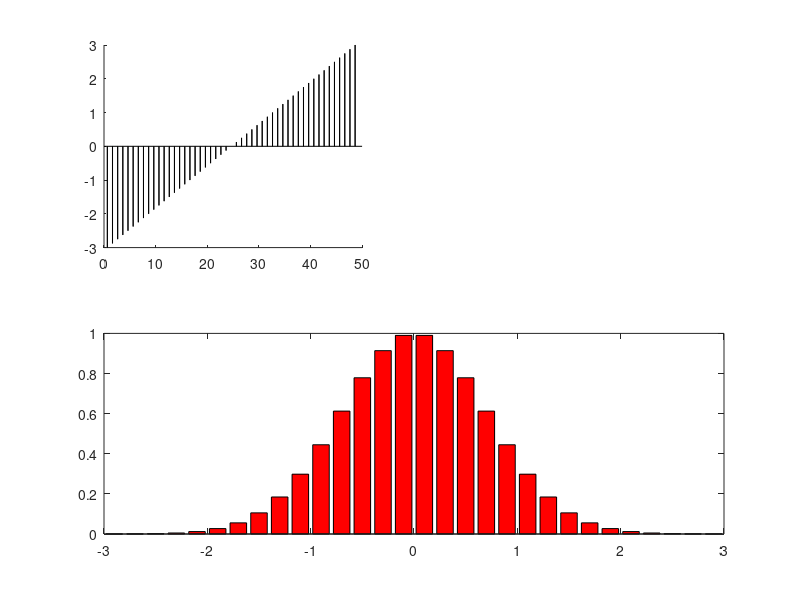

The MATLAB source for this figure: (Note: this script raises an error after producing the figure.)


x=linspace(0,2*pi,50);
subplot(2,1,1);
y=sin(x);
w=cos(x);
plot(x,y,'r');
title('sen x y cos x','fontsize',20);
xlabel('Valores de X','fontsize',14);
ylabel('Valores de Y','fontsize',14);
grid on
hold on
plot(x,w,'b')
legend('sen x','cos x')
subplot(2,1,2)
z=tan(x);
plot(x,z,'g'),grid
axis([0 2*pi -30 30])
title('tan x','fontsize',20);
xlabel('Valores de X','fontsize',14);
ylabel('Valores de Y','fontsize',14);

%-----------------

z= fix(rand(4,4)*10+1);
contourf(z,10); % Grafico de contorno de relleno muestra isolineas calculadas segun la matriz
colormap spring %Color segun las estaciones.

t= 0:pi/50:10*pi;
plot3(sin(t),cos(t),t);
grid on
axis square % La convierte cuadrada es decir, limites cuadrados.

[X,Y,Z] = peaks(10);
waterfall(X,Y,Z);

[X,Y] = meshgrid(-3:.125:3);%X matriz formada de filas segun x, Y matriz formada de columnas segun y.
[Rows, Cols] = size(X); % 49 49
for r = 1:Rows
    for c = 1:Cols
        Z(r,c) = sin(X(r,c)) + sin(Y(r,c));
    end
end
waterfall(X,Y,Z) % Efecto de cascada.


%-----------------------
x=-3:0.5:3;
bar(x);
bar(exp(-x.*x)); % Crea una grafica de barra segun los valores dados. y se toma de x.
bar(x,exp(-x.*x),'r');

%---------------------
a=importdata('baloto.csv');
a(:,1)=[];
a=a(:);
hist(a,45) % Histograma grafico ordena A segun el numero de contenedores "45".

%---------------------
x = [-2.9:0.2:2.9];
bar(exp(-x.*x)); 
bar(x, exp(-x.*x),'r')
y = round(rand(5,3)*10);
subplot(2,2,1)
bar(Y,'group')
title 'Group'
subplot(2,2,2) 
bar(Y,'stack')
title 'Stack'
subplot(2,2,3)
barh(Y,'stack')
title 'Stack'
subplot(2,2,4)
bar(Y,1.5)
title 'Width = 1.5'

y = cool(7);
subplot(3,2,1)
bar3(Y,'detached')
title('Detached')
subplot(3,2,2)
bar3(Y,0.25,'detached')
title('Width = 0.25')
subplot(3,2,3)
bar3(Y,'grouped')
title('Grouped')
subplot(3,2,4)
bar3(Y,0.5,'grouped')
title('Width = 0.5')
subplot(3,2,5)
bar3(Y,'stacked')
title('Stacked')
subplot(3,2,6)
bar3(Y,0.3,'stacked')
title('Width = 0.3')
colormap([1 0 0;0 1 0;0 0 1])

%------------------------
%Escala logaritmica bidimensional con escala en el eje x,y,log.
x = 0:1000;
y = log(x);

figure
semilogx(x,y)

%------------------------
x = 0:0.1:2;
y = 0:0.1:2;
[xx, yy] = meshgrid(x,y);
zz = sin(xx.^2+yy.^2);
surf(xx,yy,zz) % Superficie tridimensional,Z datos del color y altura.
xlabel('X axes')
ylabel('Y axes')

